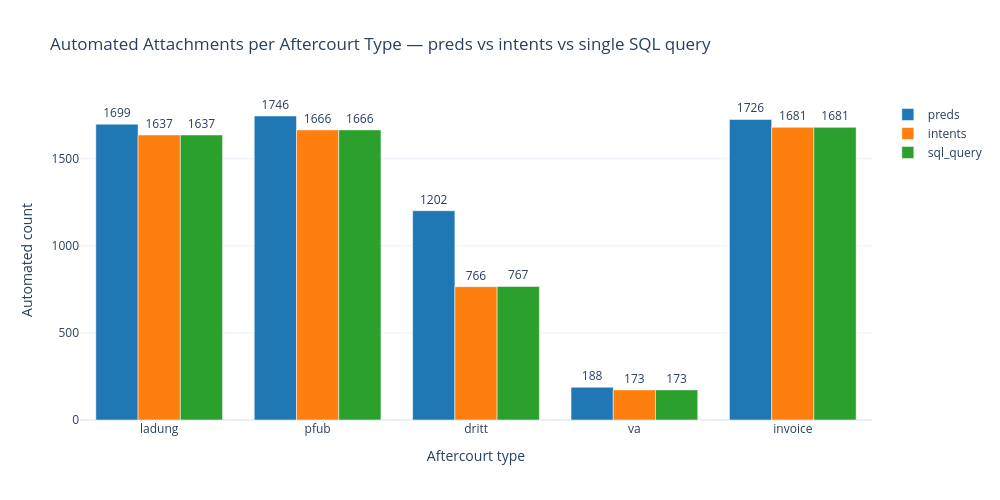

Notebook source saved alongside this figure:
### Code cell
# Grouped bar chart: automated counts per aftercourt type across the three methods
bar_df = (
    methods_comparison.drop(index='ALL')[['preds', 'intents', 'sql_query']]
    .reset_index()
    .melt(id_vars='aftercourt_type', var_name='method', value_name='automated')
)

fig = px.bar(
    bar_df,
    x='aftercourt_type',
    y='automated',
    color='method',
    barmode='group',
    text='automated',
    title='Automated Attachments per Aftercourt Type — preds vs intents vs single SQL query',
    labels={'aftercourt_type': 'Aftercourt type', 'automated': 'Automated count', 'method': 'Method'},
    category_orders={
        'aftercourt_type': ['ladung', 'pfub', 'dritt', 'va', 'invoice'],
        'method': ['preds', 'intents', 'sql_query'],
    },
    color_discrete_map={'preds': '#1f77b4', 'intents': '#ff7f0e', 'sql_query': '#2ca02c'},
)
fig.update_traces(textposition='outside')
fig.update_layout(
    template='plotly_white',
    width=1000,
    height=500,
    legend_title_text='',
)
fig.show()

### Figure 1 — Plotly figure (JSON) as saved in the notebook; plotly's stock layout.template omitted (floating-point values rounded to 4 significant figures)
{"data": [{"alignmentgroup": "True", "hovertemplate": "Method=preds<br>Aftercourt type=%{x}<br>Automated count=%{text}<extra></extra>", "legendgroup": "preds", "marker": {"color": "#1f77b4", "pattern": {"shape": ""}}, "name": "preds", "offsetgroup": "preds", "orientation": "v", "showlegend": true, "text": [1699.0, 1746.0, 1202.0, 188.0, 1726.0], "textposition": "outside", "type": "bar", "x": ["ladung", "pfub", "dritt", "va", "invoice"], "xaxis": "x", "y": [1699, 1746, 1202, 188, 1726], "yaxis": "y"}, {"alignmentgroup": "True", "hovertemplate": "Method=intents<br>Aftercourt type=%{x}<br>Automated count=%{text}<extra></extra>", "legendgroup": "intents", "marker": {"color": "#ff7f0e", "pattern": {"shape": ""}}, "name": "intents", "offsetgroup": "intents", "orientation": "v", "showlegend": true, "text": [1637.0, 1666.0, 766.0, 173.0, 1681.0], "textposition": "outside", "type": "bar", "x": ["ladung", "pfub", "dritt", "va", "invoice"], "xaxis": "x", "y": [1637, 1666, 766, 173, 1681], "yaxis": "y"}, {"alignmentgroup": "True", "hovertemplate": "Method=sql_query<br>Aftercourt type=%{x}<br>Automated count=%{text}<extra></extra>", "legendgroup": "sql_query", "marker": {"color": "#2ca02c", "pattern": {"shape": ""}}, "name": "sql_query", "offsetgroup": "sql_query", "orientation": "v", "showlegend": true, "text": [1637.0, 1666.0, 767.0, 173.0, 1681.0], "textposition": "outside", "type": "bar", "x": ["ladung", "pfub", "dritt", "va", "invoice"], "xaxis": "x", "y": [1637, 1666, 767, 173, 1681], "yaxis": "y"}], "layout": {"barmode": "group", "height": 500, "legend": {"title": {"text": ""}, "tracegroupgap": 0}, "title": {"text": "Automated Attachments per Aftercourt Type — preds vs intents vs single SQL query"}, "width": 1000, "xaxis": {"anchor": "y", "categoryarray": ["ladung", "pfub", "dritt", "va", "invoice"], "categoryorder": "array", "domain": [0, 1], "title": {"text": "Aftercourt type"}}, "yaxis": {"anchor": "x", "domain": [0, 1], "title": {"text": "Automated count"}}}}
